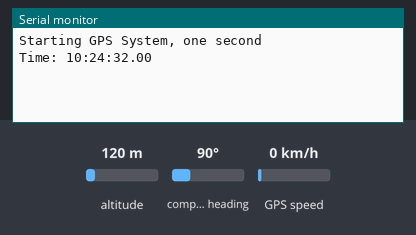
Simulated run of this sketch. Board: Arduino MKR. Parts: the last lines printed to the serial monitor. Inputs (shaded band) come from the test bench; at power-on: altitude 120 m, GPS speed 0 km/h, compass heading 90°. WiFi joins after 1.5 s; servers stay silent unless stated; the GPS gets a fix after 3 s at 37.7749, -122.4194 with 8 satellites; no MQTT or app messages arrive unless stated.

Above: at 4.1 s.
4.2 s: altitude set to 20 m
At 6.1 s:
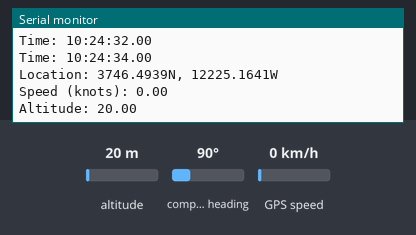
6.4 s: GPS speed set to 2 km/h
At 8.6 s:
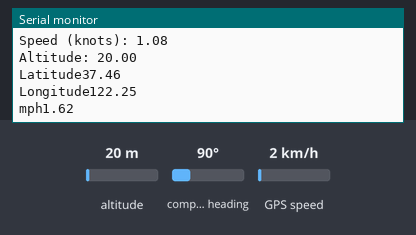
9.5 s: altitude set to 250 m
At 12.2 s:
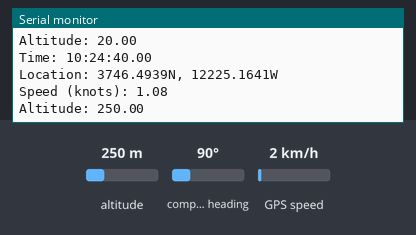
Timing chart, 0 to 13.7 s (numbered marks = the images above; inputs shaded):
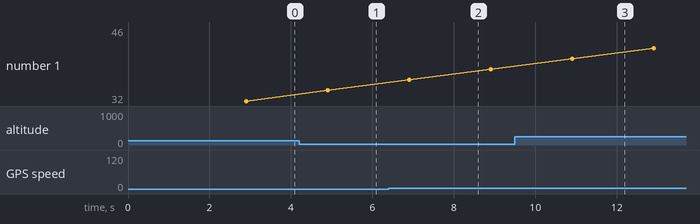

Measured:
- after the input at 4.2 s, the serial monitor: prints a new line after 0.70 s (image 1)
- after the input at 6.4 s, the serial monitor: prints a new line after 0.51 s (image 2)
- after the input at 9.5 s, the serial monitor: prints a new line after 1.4 s (image 3)

The sketch:

GPSTest_full.ino
```cpp
/*
  Ararat Mesrobian
  CPE 417
  12/5/2023
  GPS Module that will be connected to Blynk, and other platforms to notify users of their location
  Cheap solution to a navigation system as well as low power and customizable

  Code is taken from multiple included libraries


*/
#define BLYNK_AUTH_TOKEN "CHe3PNcqVbVke9SPuSOUhIhWwqP50t5i"
#define BLYNK_TEMPLATE_ID "TMPL2FxEvlIpd"
#define BLYNK_TEMPLATE_NAME "Ararat Mesrobian"
#define BLYNK_PRINT SerialUSB

#include <Adafruit_GPS.h>
#include <WiFiNINA.h>
#include <BlynkSimpleWiFiNINA.h>
#include <ArduinoMqttClient.h>
#include "ThingSpeak.h"

//GPS variables
#define GPSSerial Serial1
Adafruit_GPS GPS(&GPSSerial);
#define GPSECHO false
uint32_t timer = millis();
//wifi variables
char ssid[] = "Verizon_4FC6XG"; // your network SSID (name)
char pass[] = "arms6-floe-dos"; // your network password
int status = WL_IDLE_STATUS; // the Wifi radio's status
WiFiClient client;
//Blynk Variables
char auth[] = BLYNK_AUTH_TOKEN;
uint32_t blynkTimer = millis();
float latitude;
char compassLat;
float longitude;
char compassLong;
float mph = 0;
//MQTT Variables
MqttClient mqttClient(client);
const char broker[] = "broker.emqx.io";
int port = 1883; //channel
const char topic1[] = "Latitude";
const char topic2[] = "Longitude";
const char topic3[] = "mph";
const long interval = 8000;
unsigned long previousMillis = 0;

//Thingspeak setup
unsigned long myChannelNumber = 2370424;
const char * myWriteAPIKey = "69DC41HZOHXHL7D0";
uint32_t tsTimer = millis();


void setup() {
  //Set up serial
  Serial.begin(115200);
  Serial.print("Starting GPS System, one second\n");

  //set up GPS parameters
  setUpGPS();

  //set up Blynk
  Blynk.begin(auth, ssid, pass);

  //set up mqtt, this will be the publisher
  if(!mqttClient.connect(broker, port))
  {
    Serial.print("MQTT connection failed!\n");
  }
  mqttClient.connect(broker, port);

  //setup thingspeak connection
  ThingSpeak.begin(client);
}

void loop() {
  //GPS Printing
  //print the output from the GPS
  printGPS();

  //run blynk
  Blynk.run();
  if(millis() - blynkTimer > 1000) //update blynk every 1s, we dont want it to constantly send the same location since thats inefficient.
  {
      blynkTimer = millis();
      Blynk.virtualWrite(V0, latitude);
      Blynk.virtualWrite(V1, longitude);
      Blynk.virtualWrite(V2, mph);
      //Serial.print("Updated to blynk!\n");
  }

  //implement MQTT communication
  mqttClient.poll();
  printMQTT();
}

//Functions==================================================================================================================
void printMQTT(void)
{
  unsigned long currentMm = millis();
  if(currentMm - previousMillis >= interval)
  {
    previousMillis = currentMm;

    Serial.print(topic1);
    Serial.print(latitude);
    mqttClient.beginMessage(topic1);
    mqttClient.print(latitude);
    mqttClient.endMessage();

    Serial.print("\n");

    Serial.print(topic2);
    Serial.print(longitude);
    mqttClient.beginMessage(topic2);
    mqttClient.print(longitude);
    mqttClient.endMessage();

    Serial.print("\n");

    Serial.print(topic3);
    Serial.print(mph);
    mqttClient.beginMessage(topic3);
    mqttClient.print(mph);
    mqttClient.endMessage();

    Serial.print("\n");
  }
}

void setUpGPS(void)
{
  GPS.begin(9600);
  GPS.sendCommand(PMTK_SET_NMEA_OUTPUT_RMCGGA);
  GPS.sendCommand(PMTK_SET_NMEA_UPDATE_1HZ);
  GPS.sendCommand(PGCMD_ANTENNA);
  delay(1000);
  GPSSerial.println(PMTK_Q_RELEASE);
}

void printGPS(void)
{
  char sentence = GPS.read(); //data goes here into sentence

  if(GPS.newNMEAreceived())
  {
    //Serial.print(GPS.lastNMEA());
    if(!GPS.parse(GPS.lastNMEA()))
    {
      return;
    }
  }

  if(millis() - timer > 2000)
  {
    //print the current time, returned by the satellites
    timer = millis();
    Serial.print("\nTime: ");
    if (GPS.hour < 10) { Serial.print('0'); }
    Serial.print(GPS.hour, DEC); Serial.print(':');
    if (GPS.minute < 10) { Serial.print('0'); }
    Serial.print(GPS.minute, DEC); Serial.print(':');
    if (GPS.seconds < 10) { Serial.print('0'); }
    Serial.print(GPS.seconds, DEC); Serial.print('.');
    if (GPS.milliseconds < 10) {
      Serial.print("00");
    } else if (GPS.milliseconds > 9 && GPS.milliseconds < 100) {
      Serial.print("0");
    }
    Serial.print("\n");
    //print coordincates when a fix is recieved
    if(GPS.fix)
    {
      Serial.print("Location: ");
      Serial.print(GPS.latitude, 4); //print coordinate(number)
      Serial.print(GPS.lat); //print compass direction(character)
      Serial.print(", ");
      Serial.print(GPS.longitude, 4); //print coordinate(number)
      Serial.println(GPS.lon); //print compass direction(character)
      Serial.print("Speed (knots): ");
      Serial.println(GPS.speed);
      Serial.print("Altitude: ");
      Serial.println(GPS.altitude);

      //send to blynk
      latitude = GPS.latitude / 100;
      compassLat = GPS.lat;
      longitude = GPS.longitude / 100;
      compassLong = GPS.lon;
      mph = GPS.speed * 1.5; //convert from knots to mph
    }
  }
}
```
